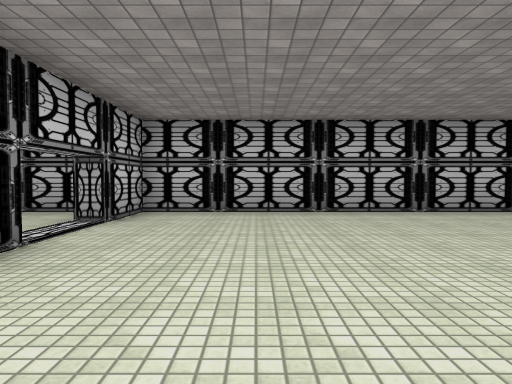
[1] (above)

17 first-person views from a walk through a 3-D level made in the Unity game engine. The camera is 1.3 m above the floor, tilts 2° down and sees 70° across. The floor is counted in squares, 2 m on a side. Each view is taken from the middle of a square. On the plan, view 1 faces up. The plan holds only what a view shows up to about 11 squares ahead; the rest is blank. The place goes on beyond the plan. The player is left out. Some surface patterns are stand-ins.

[2]
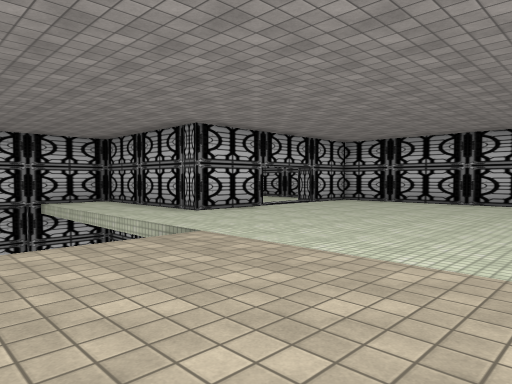

[3]
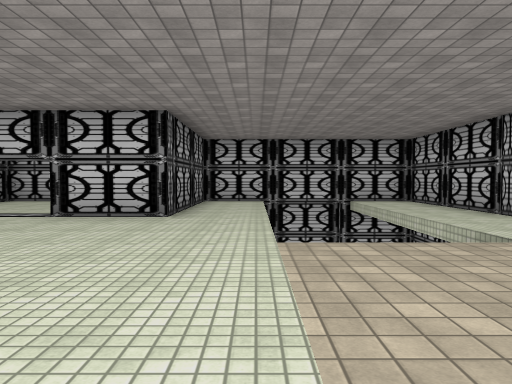

[4]
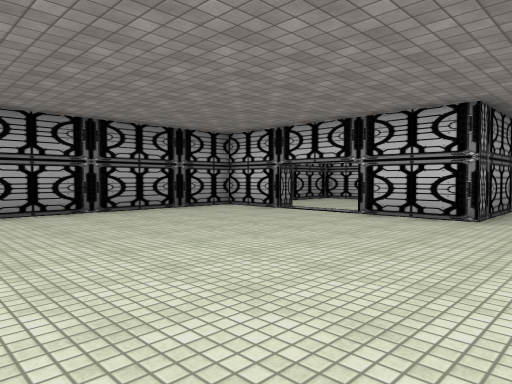

[5]
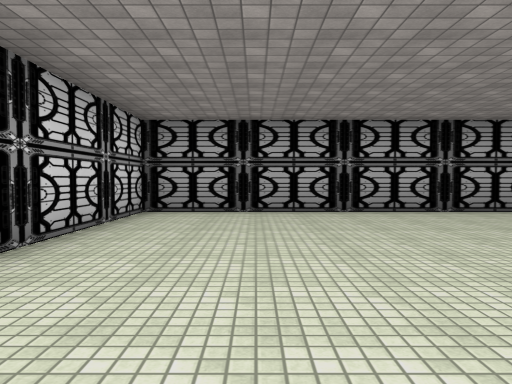

[6]
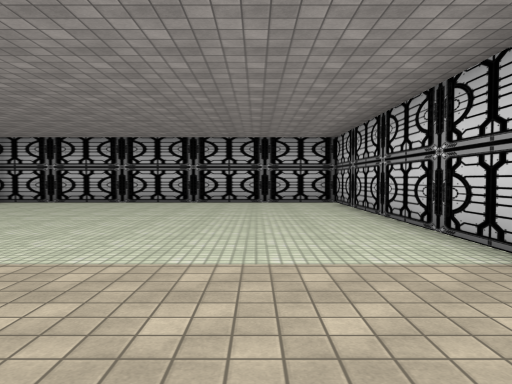

[7]
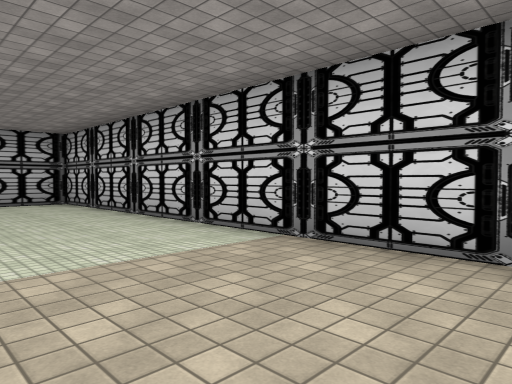

[8]
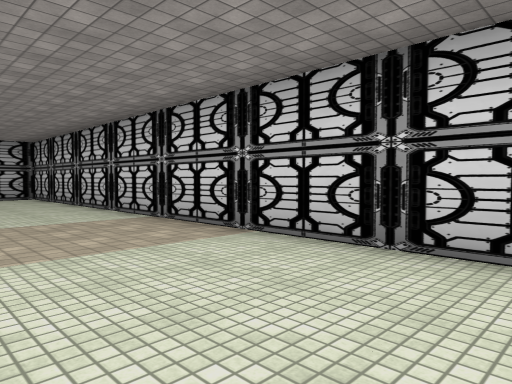

[9]
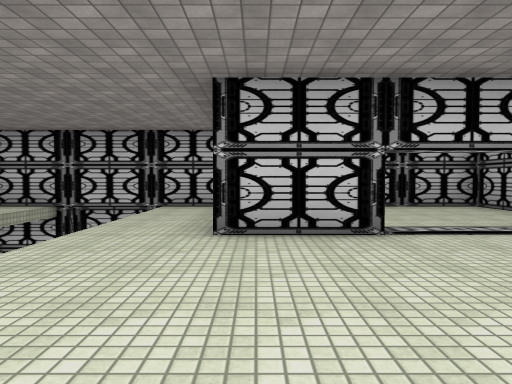

[10]
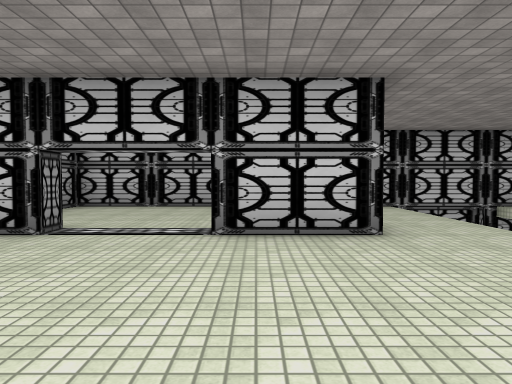

[11]
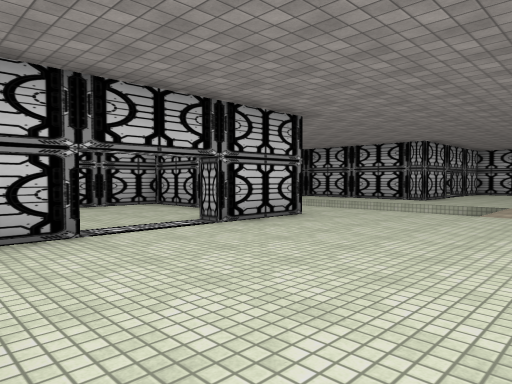

[12]
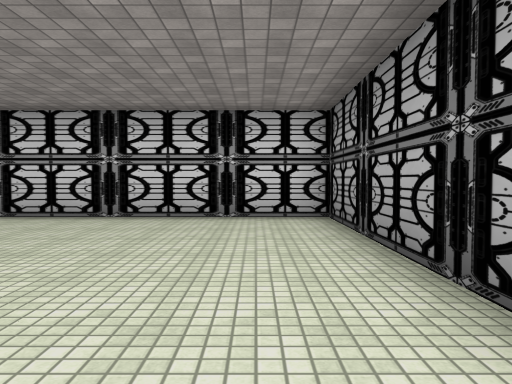

[13]
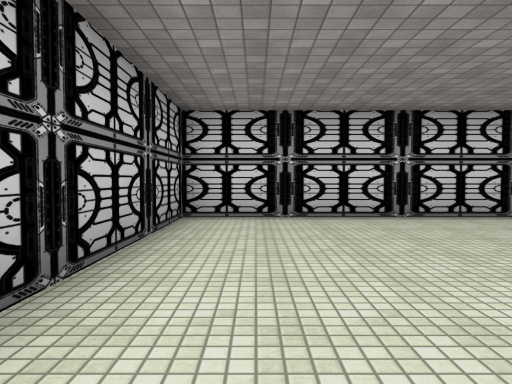

[14]
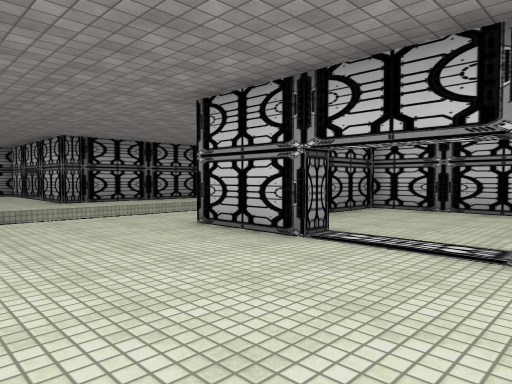

[15]
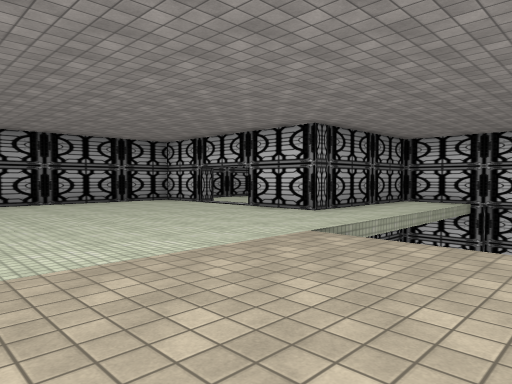

[16]
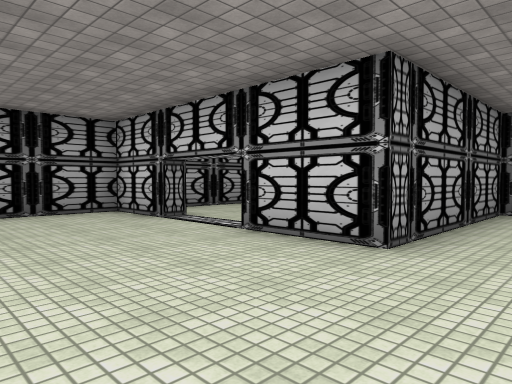

[17]
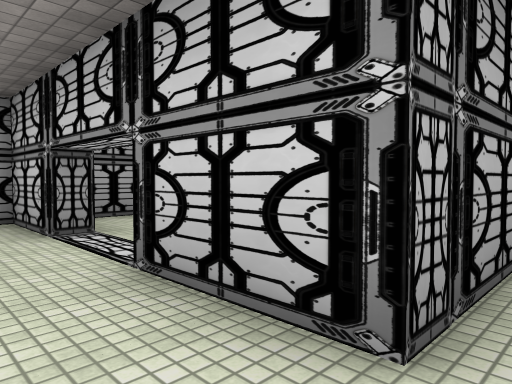

### Floor plan
Key: @ floor where view 1 was taken; # wall or solid block; . floor; / step, stairs or slope.
Columns run from 7 left of view 1 to 8 right of it. Each row starts with its distance up from view 1.
  8 #### ###########
  7 #....#.........#
  6 #....#.........#
  5 #..............#
  4 #..............#
  3 #....#.........#
  2 ######.........#
  1 #..............#
  0 #/////.@.......#
 -1 #      /.......#
 -2 #      /.......#
 -3 #///////.......#
 -4 #..............#
 -5 ######.........#
 -6 #....#.........#
 -7 #..............#
 -8 #..............#
 -9 #....#.........#
-10 #....#.........#
-11 ################

Where each view was taken, in squares from view 1:
view 1: 0 up, 0 right, facing up
view 2: 3 down, 4 right, facing up-left
view 3: 3 down, 4 right, facing left
view 4: 3 down, 4 right, facing down-left
view 5: 3 down, 5 right, facing down
view 6: 3 down, 5 right, facing up
view 7: 3 down, 4 right, facing up-right
view 8: 6 down, 4 right, facing up-right
view 9: 2 up, 2 right, facing left
view 10: 6 down, 2 right, facing left
view 11: 10 down, 2 right, facing up-left
view 12: 9 down, 1 right, facing right
view 13: 6 up, 1 right, facing right
view 14: 6 up, 1 right, facing down-left
view 15: 0 up, 4 right, facing down-left
view 16: 3 down, 1 right, facing down-left
view 17: 4 down, 1 left, facing down-left
